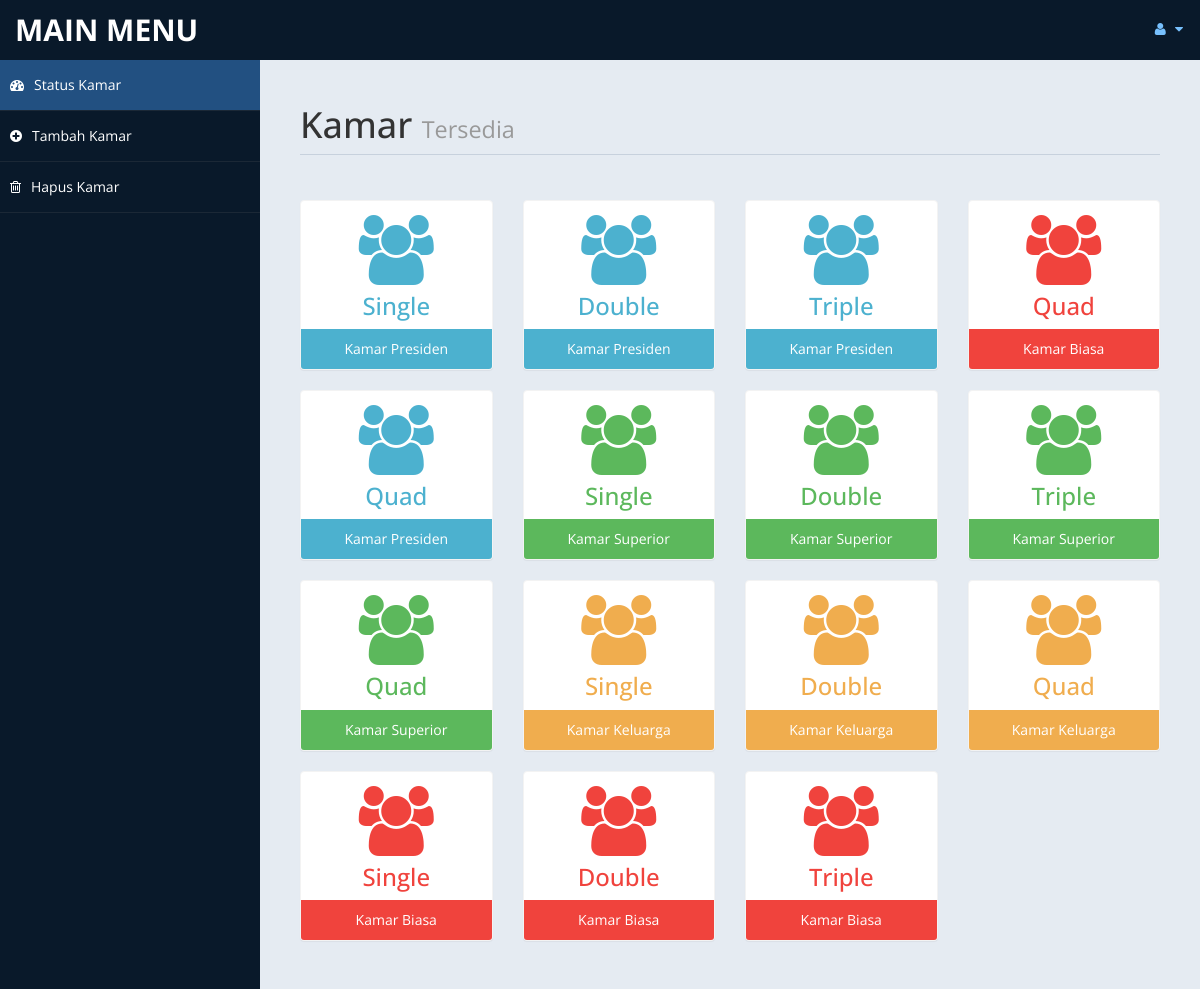
Screenshot of /admin/settings.php (signed in) with the database file from the repository.
### tables this page shows
CREATE TABLE `kamar` (
  `id` int(10) unsigned NOT NULL AUTO_INCREMENT,
  `tipe` varchar(15) DEFAULT NULL,
  `selimut` varchar(10) DEFAULT NULL,
  `tempat` varchar(15) DEFAULT NULL,
  `cusid` int(11) DEFAULT NULL,
  PRIMARY KEY (`id`)
);

### admin/settings.php (the view, shortened to what this page needs)
<!DOCTYPE html>
<html xmlns="http://www.w3.org/1999/xhtml">
<head>
    <link href="assets/css/bootstrap.css" rel="stylesheet" />
    <link href="assets/css/font-awesome.css" rel="stylesheet" />
    <link href="assets/css/custom-styles.css" rel="stylesheet" />
</head>
<body>
    <div id="wrapper" class="status-aktif">
        <?php include 'include/navigasi_2.php'; ?>
        <div id="page-wrapper" >
            <div id="page-inner">
			 <div class="row">
                    <div class="col-md-12">
                        <h1 class="page-header">
                           Kamar <small> Tersedia</small>
                        </h1>
                    </div>
                </div>
            <?php
						include ('db.php');
						$sql = "select * from kamar";
						$re = mysqli_query($con,$sql)
				?>
                <div class="row">
				<?php
										while($row= mysqli_fetch_array($re))
										{
												$id = $row['tipe'];
											if($id == "Kamar Presiden")
											{
												echo"<div class='col-md-3 col-sm-12 col-xs-12'>
													<div class='panel panel-primary text-center no-boder bg-color-blue'>
														<div class='panel-body'>
															<i class='fa fa-users fa-5x'></i>
															<h3>".$row['selimut']."</h3>
														</div>
														<div class='panel-footer back-footer-blue'>
															".$row['tipe']."
														</div>
													</div>
												</div>";
											}
											else if ($id == "Kamar Superior")
											{
												echo"<div class='col-md-3 col-sm-12 col-xs-12'>
													<div class='panel panel-primary text-center no-boder bg-color-green'>
														<div class='panel-body'>
															<i class='fa fa-users fa-5x'></i>
															<h3>".$row['selimut']."</h3>
														</div>
														<div class='panel-footer back-footer-green'>
															".$row['tipe']."
														</div>
													</div>
												</div>";
											}
											else if($id =="Kamar Keluarga")
											{
												echo"<div class='col-md-3 col-sm-12 col-xs-12'>
													<div class='panel panel-primary text-center no-boder bg-color-brown'>
														<div class='panel-body'>
															<i class='fa fa-users fa-5x'></i>
															<h3>".$row['selimut']."</h3>
														</div>
														<div class='panel-footer back-footer-brown'>
															".$row['tipe']."
														</div>
													</div>
												</div>";
											}
											else if($id =="Kamar Biasa")
											{
												echo"<div class='col-md-3 col-sm-12 col-xs-12'>
													<div class='panel panel-primary text-center no-boder bg-color-red'>
														<div class='panel-body'>
															<i class='fa fa-users fa-5x'></i>
															<h3>".$row['selimut']."</h3>
														</div>
														<div class='panel-footer back-footer-red'>
															".$row['tipe']."
														</div>
													</div>
												</div>";
											}
										}
									?>
                </div>
            </div>
        </div>
</body>
</html>

### admin/assets/css/custom-styles.css (style rules this page uses)
body { font-family: 'Open Sans', sans-serif; }
#wrapper { width: 100%; background:#09192A; }
#page-wrapper { padding: 15px 15px; min-height: 600px; background:#E5EBF2; }
#page-inner { width:100%; margin:10px 20px 10px 0px; background-color:transparent; padding:10px; min-height:1200px; }
.text-center { text-align:center; }
.no-boder { border:1px solid #f3f3f3; }
h1, .h1, h2, .h2, h3, .h3 { margin-top: 7px; margin-bottom: -5px; }
.page-header { padding-bottom: 9px; margin: 10px 0 45px; border-bottom: 1px solid #C7D1DD; }
.bg-color-green { background-color: #fff; color: #5cb85c; }
.bg-color-blue { background-color: #fff; color: #4CB1CF }
.bg-color-red { background-color: #fff; color:#F0433D; }
.bg-color-brown { background-color: #fff; color:#f0ad4e; }
.back-footer-green { background-color: #5cb85c; color:#fff; border-top: 0px solid #fff; }
.back-footer-red { background-color: #F0433D; color:#fff; border-top: 0px solid #fff; }
.back-footer-blue { background-color: #4CB1CF; color:#fff; border-top: 0px solid #fff; }
.back-footer-brown { background-color: #f0ad4e; color:#fff; border-top: 0px solid #fff; }
@media (min-width:768px) { #page-wrapper { margin: 0 0 0 260px; padding: 15px 30px; min-height: 1200px; } }

### rows the page displays
kamar: selimut "Single", tipe "Kamar Presiden"
kamar: selimut "Double", tipe "Kamar Presiden"
kamar: selimut "Triple", tipe "Kamar Presiden"
kamar: selimut "Quad", tipe "Kamar Biasa"
kamar: selimut "Quad", tipe "Kamar Presiden"
kamar: selimut "Single", tipe "Kamar Superior"
kamar: selimut "Double", tipe "Kamar Superior"
kamar: selimut "Triple", tipe "Kamar Superior"
kamar: selimut "Quad", tipe "Kamar Superior"
kamar: selimut "Single", tipe "Kamar Keluarga"
kamar: selimut "Double", tipe "Kamar Keluarga"
kamar: selimut "Quad", tipe "Kamar Keluarga"
kamar: selimut "Single", tipe "Kamar Biasa"
kamar: selimut "Double", tipe "Kamar Biasa"
kamar: selimut "Triple", tipe "Kamar Biasa"
